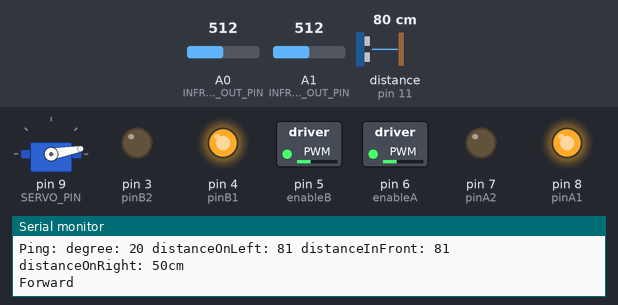
Bench run of a sketch on a simulated Arduino Uno, built with avr-gcc and run on an emulated ATmega328P. On the bench: servo, switched loads named in the sketch (green lamp = pin HIGH), output pins drawn as LEDs (lit = HIGH), the last lines printed to the serial monitor. Dashed ring = blinking. The test bench sets the inputs (shaded band); at power-on: distance to the obstacle (sensor on pin 11) 80 cm, A0 (INFRARED_F1_OUT_PIN) = 512, A1 (INFRARED_F2_OUT_PIN) = 512. The echo pulse lasts 58.3 µs per cm.

Above: at 2.6 s.
2.7 s: distance to the obstacle (sensor on pin 11) set to 33 cm
At 2.99 s:
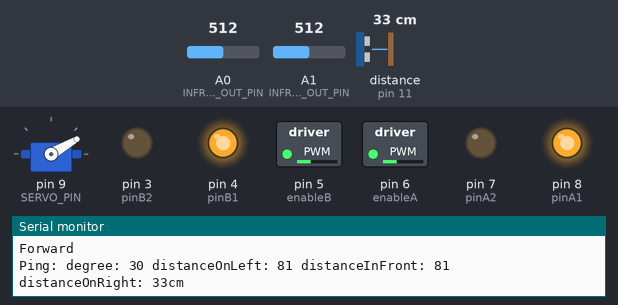
5.7 s: distance to the obstacle (sensor on pin 11) set to 28 cm
At 6.21 s:
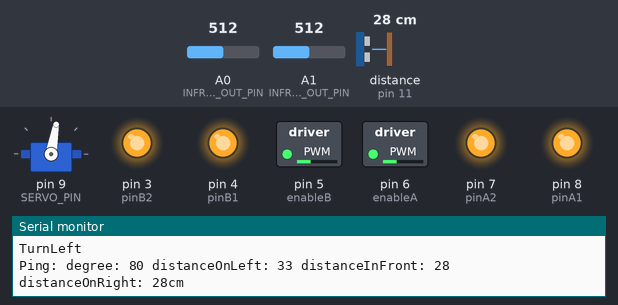
At 6.83 s:
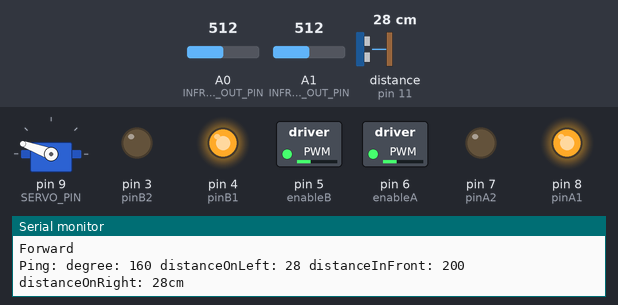
8.7 s: A0 (INFRARED_F1_OUT_PIN) set to 109
At 9.05 s:
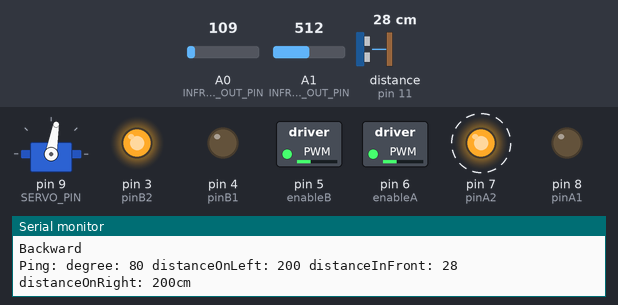
11.7 s: A0 (INFRARED_F1_OUT_PIN) set to 90
14.7 s: distance to the obstacle (sensor on pin 11) set to 35 cm
17.7 s: distance to the obstacle (sensor on pin 11) set to 2 cm
Timing chart, 0 to 26.0 s (numbered marks = the images above; inputs shaded):
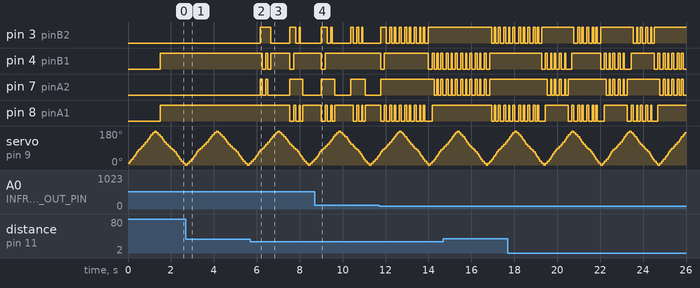

The sketch:

selfDrivingCar_motorNservoNultrasonic.ino
```cpp
// Motor control based on Yu Hin Hau
// Robotic Car via H-Bridge (L298)

#include <Servo.h> // servo motor library
#include <NewPing.h> // ultrasonic sensor library

// ultrasonic params
#define ULTRASONIC_TRIGGER_PIN  12  // Arduino pin tied to trigger pin on the ultrasonic sensor.
#define ULTRASONIC_ECHO_PIN     11  // Arduino pin tied to echo pin on the ultrasonic sensor.
#define MAX_DISTANCE 200 // Maximum distance we want to ping for (in centimeters). Maximum sensor distance is rated at 400-500cm.
NewPing sonar(ULTRASONIC_TRIGGER_PIN, ULTRASONIC_ECHO_PIN, MAX_DISTANCE); // NewPing setup of pins and maximum distance.

//servo still doesn't turn a complete 180, but it's better than before.

//infrared params
#define INFRARED_F1_OUT_PIN A0  //front 1
#define INFRARED_F2_OUT_PIN A1  //front 2


// Define Pins for motor drive
int enableA = 6;
int pinA1 = 8;
int pinA2 = 7;

int enableB = 5;
int pinB1 = 4;
int pinB2 = 3;

// servo parameters/variables
Servo servo1;
int SERVO_PIN = 9;
int degree = 0;
int change = 10;

//Define Run variable
int distanceOnRight = 50;
int distanceInFront = 50;
int distanceOnLeft = 50;

// variable to keep track of when the robot is going backward
boolean backwardMode = false;

// if distance on any direction is less than minDistance, robot will turn away
int minDistance = 30;

// motor speed
int forwardSpeed = 85;
//int turnSpeed = 40;

//specific distance clear
int left = 180;
int front = 60;
int right = 0;

void setup() {
 // set pinMode for motor driver
 pinMode(enableA, OUTPUT);
 pinMode(pinA1, OUTPUT);
 pinMode(pinA2, OUTPUT);

 pinMode(enableB, OUTPUT);
 pinMode(pinB1, OUTPUT);
 pinMode(pinB2, OUTPUT);

 //Servo
 servo1.attach(SERVO_PIN);

 // setup baud rate for serial monitor connection
 Serial.begin(9600);

 Serial.println("Enable motors");
 enableMotors(forwardSpeed);

 // scan and wait to check surroundings
 scanDelay(1000);
}

//command sequence
// main control program
void loop() {
  // backwardmode is needed because if the robot is going backward, the distance in front will increase and will create a physical loop
  if (!backwardMode && distanceInFront > minDistance) {
    Serial.println("Forward ");
    forward();
    scanDelay(50);
    coast();
  } else if (distanceOnRight > minDistance) {
     Serial.println("TurnRight");

     // brake to prevent robot from skidding when turning at high speed
     brake();
     scanDelay(50);
     turnRight();

     // getting rid of distance information from direction not in effect after turning right
     shiftDistances(1);
     scanDelay(100);
     coast();
     backwardMode = false;

  } else if (distanceOnLeft > minDistance) {
     Serial.println("TurnLeft");

     // brake to prevent robot from skidding when turning at high speed
     brake();
     scanDelay(50);
     turnLeft();

     // getting rid of distance information from direction not in effect after turning left
     shiftDistances(-1);
     scanDelay(100);
     coast();
     backwardMode = false;

  } else {
     Serial.println("Backward");

     // TODO: test and remove to find effects and determine if needed
     brake();
     backward();

     // getting rid of distance information from direction not in effect after going backwards
     shiftDistances(0);
     scanDelay(100);
     coast();
     backwardMode = true;

  }


 //Serial.println("Disable motors");
 // disableMotors();

}

/**
 *  scan distance and wait in a loop until millisecond passes
 */
void scanDelay(long millisecond) {
  long i = 0;

  while (i < millisecond) {
    detectObstacleDistanceWithUltrasonic();
    detectObstacleDistanceWithInfrared();
    delay(50);
    i = i + 50;
  }
}

/**
 * Getting rid of distance information from direction not in effect after turning
 */
void shiftDistances(int turnDirection) {
  if (turnDirection == -1) { // turn left
    distanceOnRight = distanceInFront;
    distanceInFront = distanceOnLeft;
    distanceOnLeft = MAX_DISTANCE;
  } else if (turnDirection == 1) { // turn right
    distanceOnLeft = distanceInFront;
    distanceInFront = distanceOnRight;
    distanceOnRight = MAX_DISTANCE;
  } else { //backwards
    distanceInFront = distanceInFront+2;
    distanceOnLeft = MAX_DISTANCE;
    distanceOnRight = MAX_DISTANCE;
  }
}

void clearDistancesInDirection(int clearDirection) {
    if (clearDirection == left) {
      distanceOnLeft = MAX_DISTANCE;
    }
    if (clearDirection == front) {
      distanceInFront = MAX_DISTANCE;
    }
    if (clearDirection == right) {
      distanceOnRight = MAX_DISTANCE;
    }

}
// detect obstacle distance

// using infrared to detect objects
void detectObstacleDistanceWithInfrared() {
  int infraredDistanceFront1 = analogRead(INFRARED_F1_OUT_PIN);
  int infraredDistanceFront2 = analogRead(INFRARED_F2_OUT_PIN);

  // if infrared sensors sense anything less than 100 out of 1100(infrared analog output is between 0 and 1100), it will change the distance in front to be 3, causing the robot to turn
  if (infraredDistanceFront1 < 100) {
    distanceInFront = 3;
  }
  if (infraredDistanceFront2 < 100) {
    distanceInFront = 3;
  }
}

// detecting with ultrasonic sensor
void detectObstacleDistanceWithUltrasonic() {

    // turning servo to carry ultrasonic from 0 to 180 and back
    degree = degree + change;
  if (degree >= 180) {
    change = -change;

    clearDistancesInDirection(left); // resets distances every sweep
  }

  if (degree <= 0) {
    change = -change;

    clearDistancesInDirection(right);
  }

  if (degree == 70 || degree == 130){
    clearDistancesInDirection(front);

  }

  servo1.write(degree);
  Serial.print("Ping: ");
 int distance = sonar.ping_cm();

  // if ultrasonic doesn't recieve signal back, then it will ignore that certain reading
  if (distance == 0) {
    distance = MAX_DISTANCE;
    return;
  }

  // if ultrasonic senses something when the servo's degree is 60 or less, then it is considered to be on the right side
  if (degree < 40 ) {

    // save the smallest value on the right
    if (distance < distanceOnRight) {
      distanceOnRight = distance;
    }

  // if ultrasonic senses something when the servo's degree is between 70 and 130, then it is considered to be in front
  } else if(degree >= 70 && degree < 130) {

    // save the smallest value on the right
    if (distance < distanceInFront) {
      distanceInFront = distance;
    }

  // if ultrasonic senses something when the servo's degree is 140 or more, then it is considered to be on the left side
  } else if(degree > 140)  {

    // save the smallest value on the right
      if (distance < distanceOnLeft) {
        distanceOnLeft = distance;
      }
  } else {
    String str = String("degree: ") + degree + String(" ignored");
    Serial.println((String) str);
    return;
  }

  String str = String("degree: ") + degree + String(" distanceOnLeft: ") + distanceOnLeft
  + String(" distanceInFront: ") + distanceInFront
  + String(" distanceOnRight: ") + distanceOnRight ;
  Serial.print((String)str); // Send ping, get distance in cm and print result (0 = outside set distance range)
  Serial.println("cm");

}

//Define Low Level H-Bridge Commands

//enable motors
void motorAOn(int s)
{
 analogWrite(enableA, s);
}

void motorBOn(int s)
{
 analogWrite(enableB, s);
}

 //disable motors
void motorAOff()
{
 digitalWrite(enableB, LOW);
}

void motorBOff()
{
 digitalWrite(enableA, LOW);
}

 //motor A controls
void motorAForward()
{
 digitalWrite(pinA1, HIGH);
 digitalWrite(pinA2, LOW);
}

void motorABackward()
{
 digitalWrite(pinA1, LOW);
 digitalWrite(pinA2, HIGH);
}

//motor B contorls
void motorBForward()
{
 digitalWrite(pinB1, HIGH);
 digitalWrite(pinB2, LOW);
}

void motorBBackward()
{
 digitalWrite(pinB1, LOW);
 digitalWrite(pinB2, HIGH);
}

//coasting and braking
void motorACoast()
{
 digitalWrite(pinA1, LOW);
 digitalWrite(pinA2, LOW);
}

void motorABrake()
{
 digitalWrite(pinA1, HIGH);
 digitalWrite(pinA2, HIGH);
}

void motorBCoast()
{
 digitalWrite(pinB1, LOW);
 digitalWrite(pinB2, LOW);
}

void motorBBrake()
{
 digitalWrite(pinB1, HIGH);
 digitalWrite(pinB2, HIGH);
}

//Define High Level Commands

void enableMotors(int s)
{
 motorAOn(s);
 motorBOn(s);
}

void disableMotors()
{
 motorAOff();
 motorBOff();
}

void forward()
{
 motorAForward();
 motorBForward();

}

void backward()
{
 motorABackward();
 motorBBackward();

}

void turnLeft()
{
 motorAForward();
 motorBBackward();
}

void turnRight()
{
  motorABackward();
  motorBForward();
}

void coast()
{
 motorACoast();
 motorBCoast();

}

void brake()
{
 motorABrake();
 motorBBrake();

}
```

Measured:
- the behaviour switches between 31 and 30 cm on distance to the obstacle (sensor on pin 11) (found by bisection; images 1 and 2)
- after the input at 5.7 s, pin 3 (pinB2): goes HIGH 0.49 s, LOW 0.88 s, HIGH 0.28 s, LOW 0.17 s, HIGH 0.05 s, then LOW, starting after 0.47 s; pin 4 (pinB1): goes LOW 0.17 s, HIGH 0.09 s, LOW 0.14 s, HIGH 0.88 s, LOW 0.18 s, then HIGH, starting after 0.56 s
